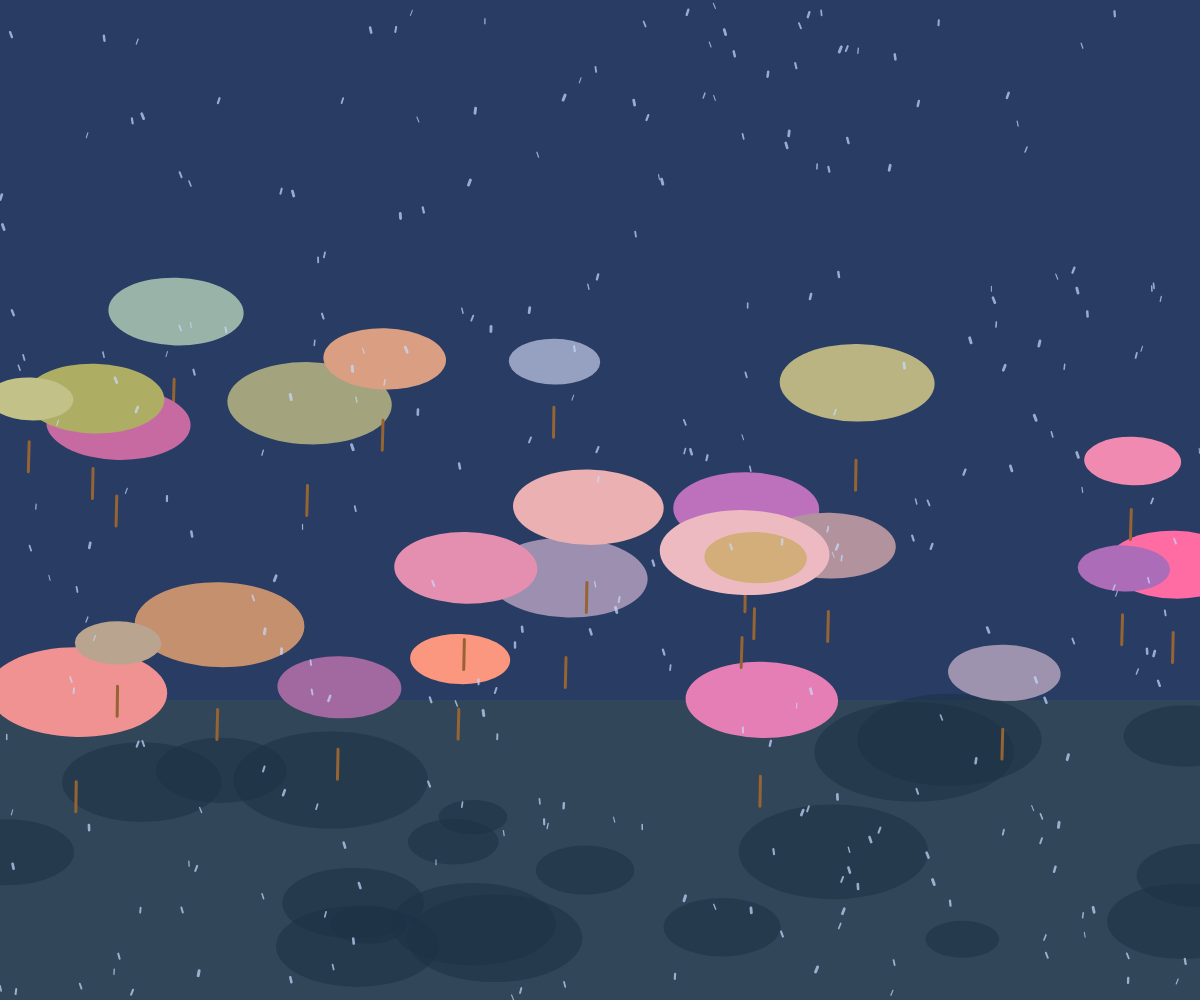
Frame 1 (no input)
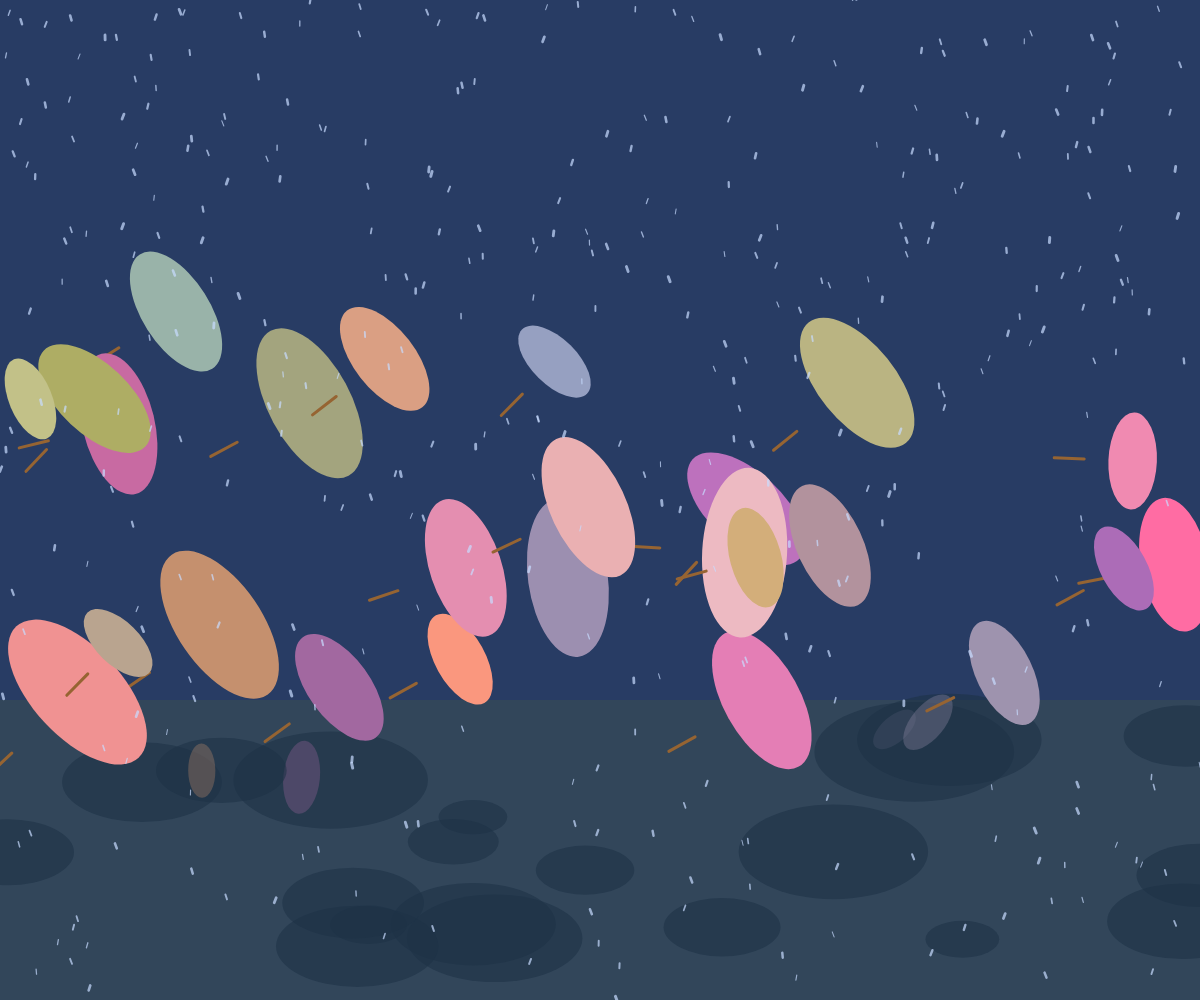
Frame 60 (no input)
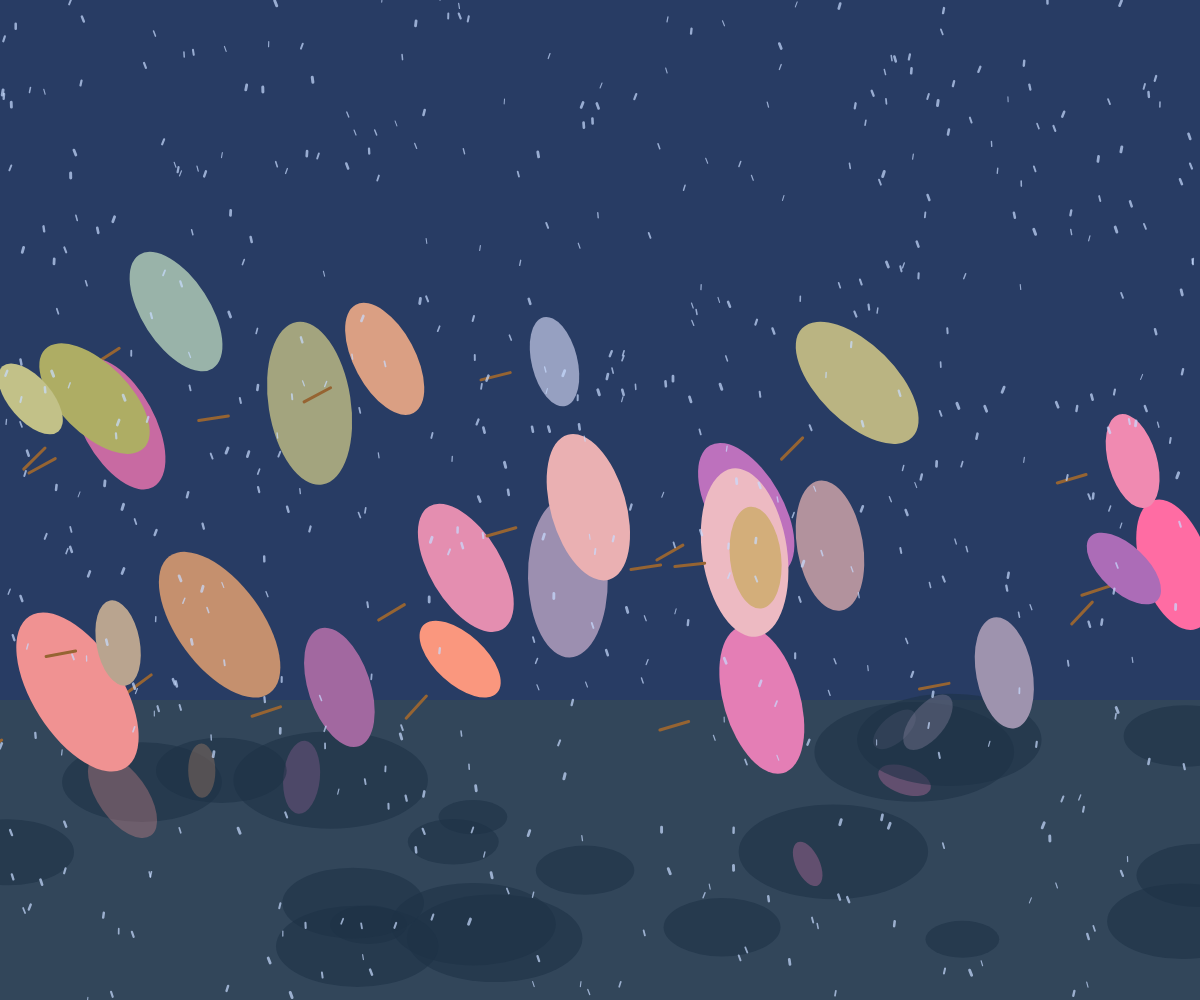
Frame 120 (the mouse pressed at the canvas centre since frame 60)

The p5.js sketch that drew these frames (run headless with seeded random() and noise() and a simulated clock; from frame 60 on, the mouse is pressed at the canvas centre):

// p5.js sketch
// ── sketch.js
let umbrellas = [];
let rain = [];
let puddles = [];
let wind = 0;
let windDirection = 1;

function setup() {
  createCanvas(windowWidth, windowHeight);
  
  // Create initial umbrellas
  for (let i = 0; i < 25; i++) {
    umbrellas.push({
      x: random(width),
      y: random(height * 0.3, height * 0.7),
      radius: random(40, 90),
      color: color(random(150, 255), random(100, 200), random(100, 200)),
      angle: 0,
      speed: random(0.01, 0.03),
      open: false,
      targetAngle: random(PI/4, PI/2),
      sway: 0,
      swaySpeed: random(0.02, 0.05)
    });
  }
  
  // Create rain drops
  for (let i = 0; i < 600; i++) {
    rain.push({
      x: random(width),
      y: random(-height, height),
      speed: random(4, 10),
      size: random(1, 3),
      wobble: random(TWO_PI)
    });
  }
  
  // Create puddles
  for (let i = 0; i < 20; i++) {
    puddles.push({
      x: random(width),
      y: random(height * 0.7, height),
      radius: random(30, 100)
    });
  }
}

function draw() {
  background(40, 60, 100);
  
  // Update wind
  wind = sin(frameCount * 0.01) * 0.5;
  windDirection += random(-0.005, 0.005);
  
  // Draw ground
  fill(50, 70, 90);
  noStroke();
  rect(0, height * 0.7, width, height * 0.3);
  
  // Draw puddles with reflections
  for (let puddle of puddles) {
    // Puddle surface
    fill(30, 50, 70, 150);
    noStroke();
    ellipse(puddle.x, puddle.y, puddle.radius * 2, puddle.radius);
    
    // Reflections from umbrellas
    for (let umbrella of umbrellas) {
      if (umbrella.open && dist(umbrella.x, umbrella.y, puddle.x, puddle.y) < umbrella.radius + puddle.radius) {
        let dx = umbrella.x - puddle.x;
        let dy = umbrella.y - puddle.y;
        let distance = dist(umbrella.x, umbrella.y, puddle.x, puddle.y);
        if (distance < umbrella.radius + puddle.radius) {
          let angle = atan2(dy, dx);
          let scale = map(distance, 0, umbrella.radius + puddle.radius, 1, 0.3);
          
          push();
          translate(puddle.x, puddle.y);
          rotate(angle);
          
          // Draw umbrella reflection
          fill(red(umbrella.color), green(umbrella.color), blue(umbrella.color), 80);
          noStroke();
          ellipse(0, -puddle.radius * 0.3, umbrella.radius * scale * 2, umbrella.radius * scale);
          
          pop();
        }
      }
    }
  }
  
  // Draw umbrellas
  for (let umbrella of umbrellas) {
    if (!umbrella.open) {
      umbrella.angle += umbrella.speed;
      if (umbrella.angle > umbrella.targetAngle) {
        umbrella.open = true;
      }
    } else {
      umbrella.sway = sin(frameCount * umbrella.swaySpeed + umbrella.x * 0.01) * wind * 0.5;
    }
    
    push();
    translate(umbrella.x, umbrella.y);
    rotate(umbrella.angle + umbrella.sway);
    
    // Draw umbrella canopy
    fill(umbrella.color);
    noStroke();
    ellipse(0, 0, umbrella.radius * 2, umbrella.radius);
    
    // Draw umbrella handle
    stroke(150, 100, 50);
    strokeWeight(3);
    line(0, umbrella.radius, 0, umbrella.radius + 30);
    
    pop();
  }
  
  // Draw rain
  for (let drop of rain) {
    drop.y += drop.speed;
    drop.wobble += 0.1;
    
    if (drop.y > height) {
      drop.y = random(-20, -5);
      drop.x = random(width);
    }
    
    stroke(200, 220, 255, 180);
    strokeWeight(drop.size);
    line(drop.x, drop.y, drop.x + sin(drop.wobble) * 2, drop.y + 5);
  }
}

function windowResized() {
  resizeCanvas(windowWidth, windowHeight);
}
